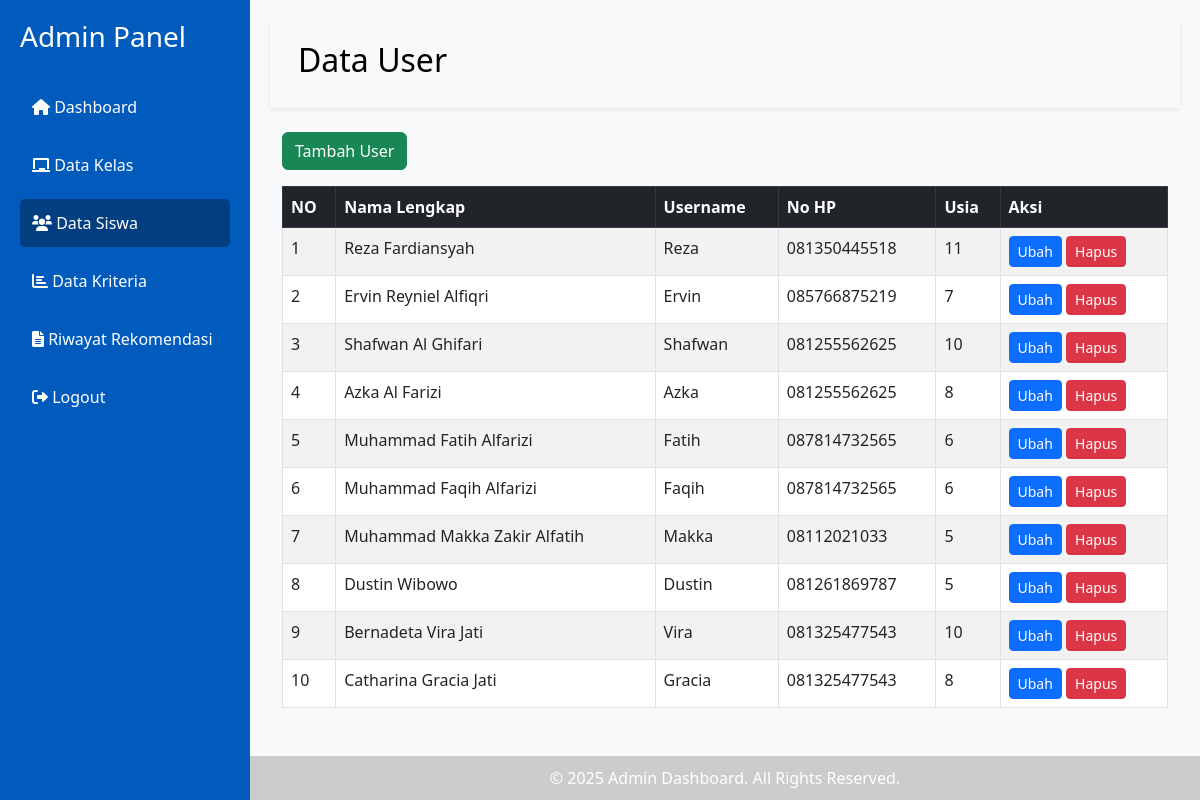
Screenshot of /adm/data_user/ (signed in) with the database file from the repository.
### user/models.py (models this page shows, shortened)
class CustomUser(models.Model):
    MINAT_CHOICES = [
        ('robotika', 'Robotika'),
        ('coding', 'Coding'),
    ]
    nama_lengkap = models.CharField(max_length=255)
    username = models.CharField(max_length=150, unique=True)
    password = models.CharField(max_length=255)
    no_hp = models.CharField(max_length=255)
    usia = models.PositiveIntegerField(null=True, blank=True)  # Bisa dikosongkan
    date_joined = models.DateTimeField(auto_now_add=True)

### adm/views.py (the view)
    def wrapper(request, *args, **kwargs):
        if not request.session.get("admin_id"):  # Jika bukan admin
            return redirect("login_admin")  # Redirect ke login jika session habis
        return view_func(request, *args, **kwargs)

### adm/views.py (called while the page is built)
def admin_required(view_func):
    def wrapper(request, *args, **kwargs):
        if not request.session.get("admin_id"):  # Jika bukan admin
            return redirect("login_admin")  # Redirect ke login jika session habis
        return view_func(request, *args, **kwargs)
    return wrapper

@admin_required
def data_user(request):
    users = CustomUser.objects.all()  # Mengambil semua data user dari database
    return render(request, 'adm/data_user.html', {'users': users})

### templates/adm/data_user.html (shortened to what this page needs)
<!DOCTYPE html>
<html lang="id">
  <head>
    <link
      href="https://cdn.jsdelivr.net/npm/bootstrap@5.3.0/dist/css/bootstrap.min.css"
      rel="stylesheet"
    />
    <link
      href="https://cdnjs.cloudflare.com/ajax/libs/font-awesome/6.0.0/css/all.min.css"
      rel="stylesheet"
    />
  </head>
  <body>
    <div class="sidebar d-flex flex-column">
      <h3 class="mb-4">Admin Panel</h3>
      <a
        href="{% url 'dashboard_admin' %}"
        class="{% if request.resolver_match.url_name == 'dashboard_admin' %}active{% endif %}"
        ><i class="fas fa-home"></i> Dashboard</a
      >
      <a
        href="{% url 'data_kelas' %}"
        class="{% if request.resolver_match.url_name == 'data_kelas' %}active{% endif %}"
        ><i class="fas fa-chalkboard"></i> Data Kelas</a
      >
      <a
        href="{% url 'data_user' %}"
        class="{% if request.resolver_match.url_name == 'data_user' %}active{% endif %}"
        ><i class="fas fa-users"></i> Data Siswa</a
      >
      <a
        href="{% url 'data_kriteria' %}"
        class="{% if request.resolver_match.url_name == 'data_kriteria' %}active{% endif %}"
        ><i class="fas fa-chart-bar"></i> Data Kriteria</a
      >
      <a
        href="{% url 'data_hasil_cf' %}"
        class="{% if request.resolver_match.url_name == 'data_hasil_cf' %}active{% endif %}"
        ><i class="fas fa-file-alt"></i> Riwayat Rekomendasi</a
      >
      <a
        href="{% url 'logout_admin' %}"
        class="{% if request.resolver_match.url_name == 'logout_admin' %}active{% endif %}"
        ><i class="fas fa-sign-out-alt"></i> Logout</a
      >
    </div>
    <div class="content">
      <nav class="navbar navbar-expand-lg navbar-light bg-light shadow-sm p-3">
        <div class="container-fluid">
          <span class="navbar-brand"><h2>Data User</h2></span>
        </div>
      </nav>
      <div class="container mt-4">
        <div class="d-flex justify-content-between align-items-center">
          <button
            class="btn btn-success"
            data-bs-toggle="modal"
            data-bs-target="#addUserModal"
          >
             Tambah User
          </button>
        </div>
        <div class="table-responsive mt-3">
          <table class="table table-bordered table-striped">
            <thead class="table-dark">
              <tr>
                <th>NO</th>
                <th>Nama Lengkap</th>
                <th>Username</th>
                <th>No HP</th>
                <th>Usia</th>
                <th>Aksi</th>
              </tr>
            </thead>
            <tbody>
              {% for user in users %}
              <tr>
                <td>{{ forloop.counter }}</td>
                <td>{{ user.nama_lengkap }}</td>
                <td>{{ user.username }}</td>
                <td>{{ user.no_hp }}</td>
                <td>{{ user.usia }}</td>
                <td>
                  <button
                    class="btn btn-primary btn-sm edit-btn"
                    data-bs-toggle="modal"
                    data-bs-target="#editUserModal"
                    data-id="{{ user.id }}"
                    data-nama="{{ user.nama_lengkap }}"
                    data-username="{{ user.username }}"
                    data-nohp="{{ user.no_hp }}"
                    data-usia="{{ user.usia }}"
                  >
                     Ubah
                  </button>
                  <a
                    href="{% url 'hapus_user' user.id %}"
                    class="btn btn-danger btn-sm"
                    onclick="return confirm('Apakah Anda yakin ingin menghapus user ini?')"
                  >
                     Hapus
                  </a>
                </td>
              </tr>
              {% empty %}
              <tr>
                <td colspan="6" class="text-center">Tidak ada data user.</td>
              </tr>
              {% endfor %}
            </tbody>
          </table>
        </div>
      </div>
    </div>
    <footer class="footer">
      &copy; 2025 Admin Dashboard. All Rights Reserved.
    </footer>
  </body>
</html>

### templates/adm/data_user.html (style rules this page uses)
body { display: flex; background-color: #f8f9fa; }
.sidebar { width: 250px; height: 100vh; background-color: rgb(0, 91, 189); color: white; padding: 20px; position: fixed; }
.sidebar a { color: white; text-decoration: none; display: block; padding: 12px; margin: 5px 0; border-radius: 5px; font-size: 16px; }
.sidebar a:hover, .sidebar a.active { background-color: rgb(3, 63, 128); }
.content { margin-left: 250px; padding: 20px; width: calc(100% - 250px); }
.footer { background-color: rgb(203, 204, 204); color: white; text-align: center; padding: 10px; position: fixed; bottom: 0; width: calc(100% - 250px); margin-left: 250px; }

### rows the page displays
CustomUser: nama_lengkap "Reza Fardiansyah", username "Reza", no_hp "081350445518", usia "11"
CustomUser: nama_lengkap "Ervin Reyniel Alfiqri", username "Ervin", no_hp "085766875219", usia "7"
CustomUser: nama_lengkap "Shafwan Al Ghifari", username "Shafwan", no_hp "081255562625", usia "10"
CustomUser: nama_lengkap "Azka Al Farizi", username "Azka", no_hp "081255562625", usia "8"
CustomUser: nama_lengkap "Muhammad Fatih Alfarizi", username "Fatih", no_hp "087814732565", usia "6"
CustomUser: nama_lengkap "Muhammad Faqih Alfarizi", username "Faqih", no_hp "087814732565", usia "6"
CustomUser: nama_lengkap "Muhammad Makka Zakir Alfatih", username "Makka", no_hp "08112021033", usia "5"
CustomUser: nama_lengkap "Dustin Wibowo", username "Dustin", no_hp "081261869787", usia "5"
CustomUser: nama_lengkap "Bernadeta Vira Jati", username "Vira", no_hp "081325477543", usia "10"
CustomUser: nama_lengkap "Catharina Gracia Jati", username "Gracia", no_hp "081325477543", usia "8"
